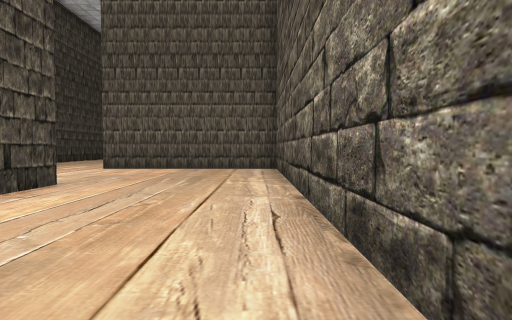
view 1 (above)

24 first-person views from a walk through a 3-D level made in the Unity game engine. The camera is 1.2 m above the floor, tilts 2° down and sees 75° across. The floor is counted in squares, 2 m on a side. Each view is taken from the middle of a square. On the plan, view 1 faces up. The plan holds only what a view shows up to about 10 squares ahead; the rest is blank. The place goes on beyond the plan. The player is left out. Door leaves are left out, so doorways stand open.

view 2
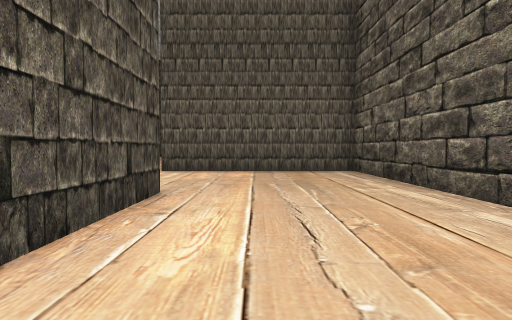

view 3
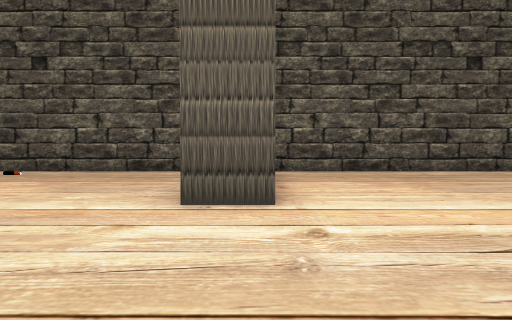

view 4
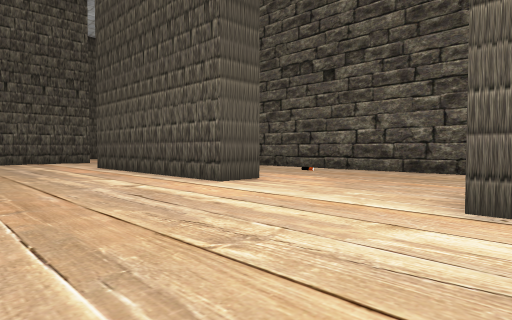

view 5
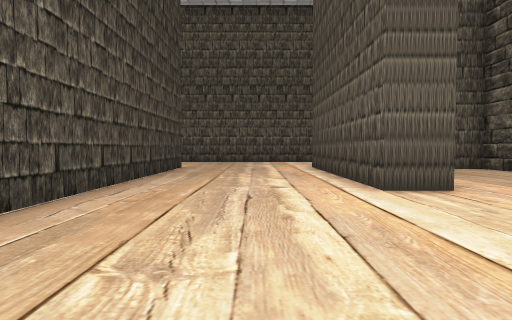

view 6
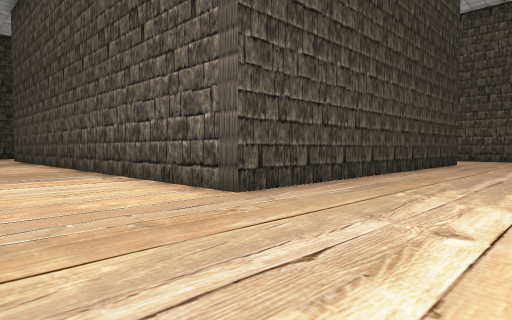

view 7
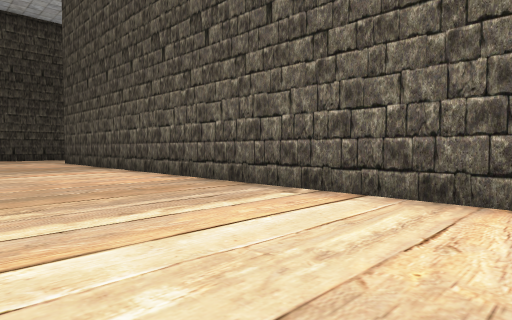

view 8
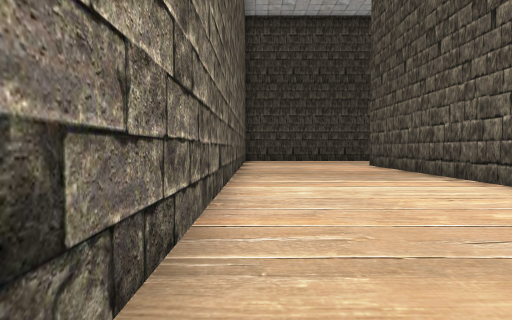

view 9
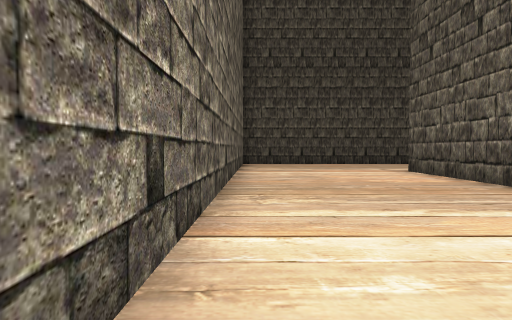

view 10
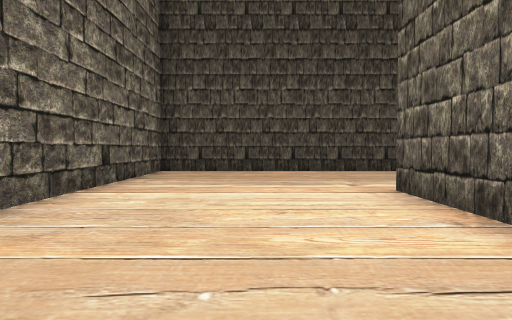

view 11
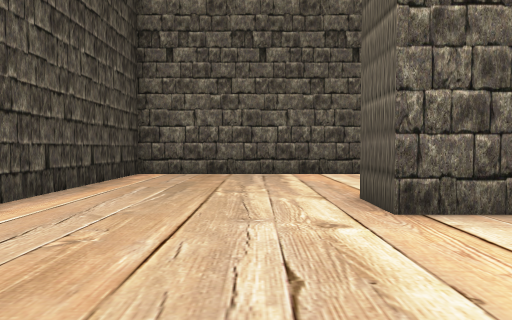

view 12
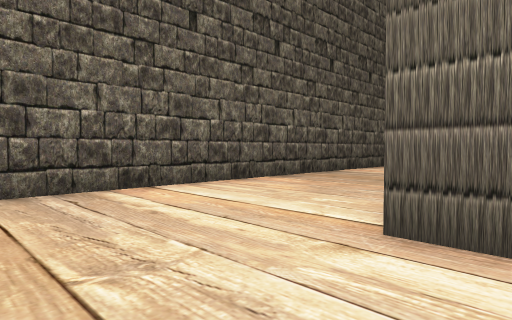

view 13
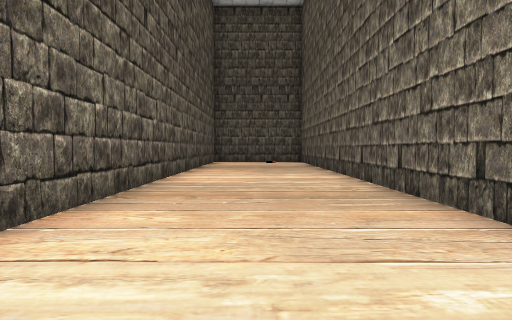

view 14
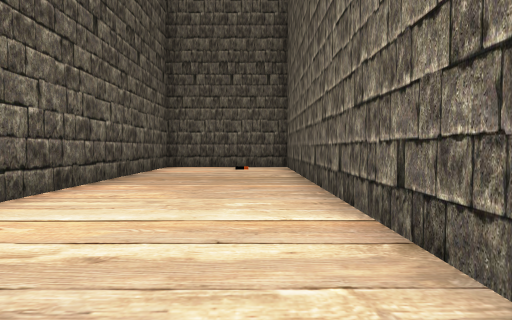

view 15
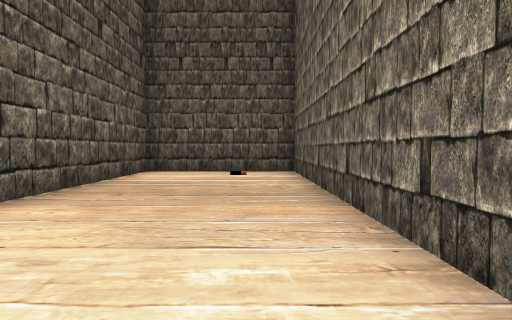

view 16
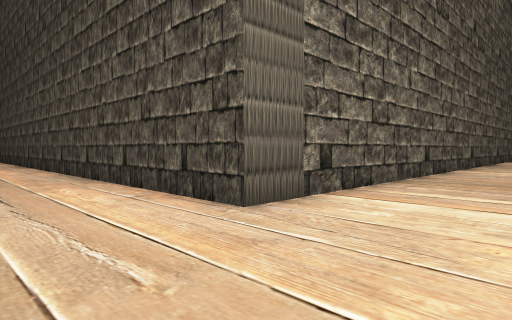

view 17
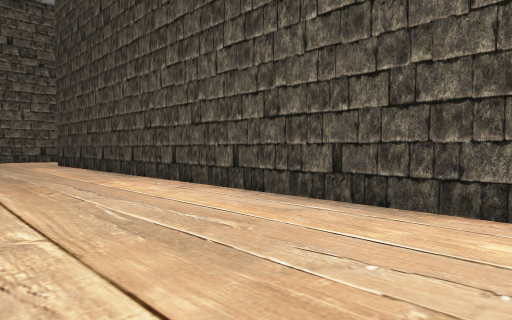

view 18
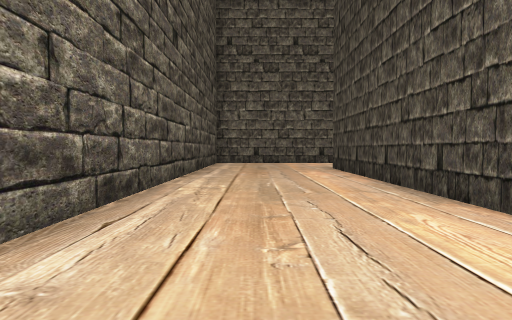

view 19
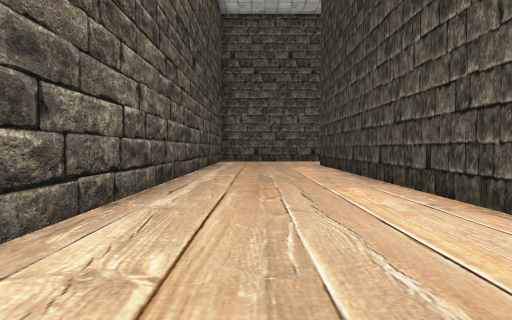

view 20
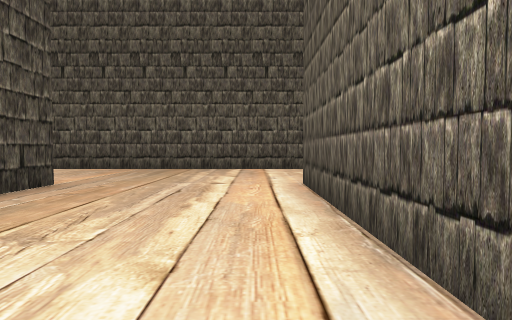

view 21
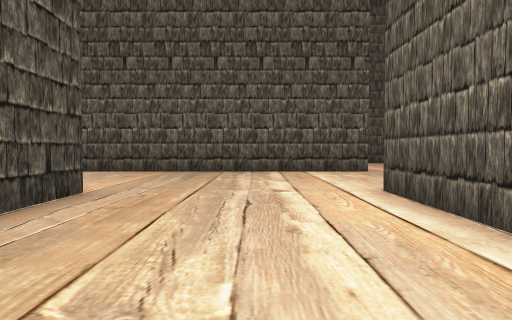

view 22
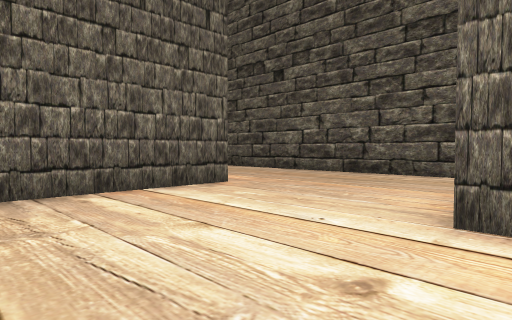

view 23
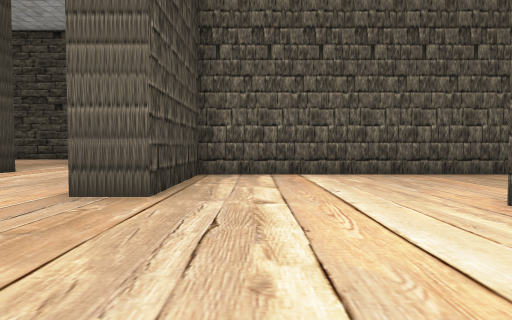

view 24
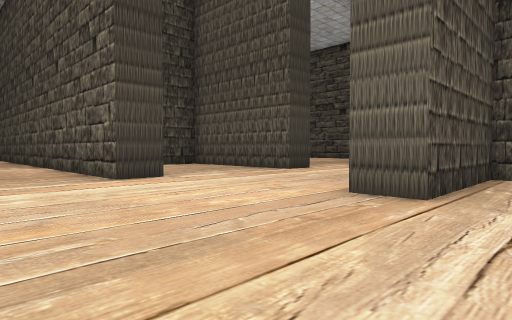

### Floor plan
Points are (right, up) in squares from view 1. A wall is a line through its corners. A room is listed if a view was taken in it or the views show most of it. See-through windows are left out.
Room 1 (views 1, 2, 3, 4, 5, 6, 7, 8, 9, 10, 11, 12, 13, 14, 15, 16, 17, 18, 19, 20, 21, 22, 23, 24)
walls: (-21.5, 11) (-9.3, 11) (-9.3, 14.8) (-27.8, 14.8) (-27.8, 5.5) (-3.3, 5.5) (-3.3, -10); (-18.4, 20.6) (-18.4, 19.6) (-23.5, 19.6); (-8.3, 20.6) (-8.3, 10) (-23.7, 10) (-23.7, 11); (-3.1, 14.8) (-4.2, 14.8) (-4.2, 20.8); (-18.2, 25.5) (-18.2, 24.6) (-18.6, 24.6); (0.6, 11.9) (0.6, 16.6); (0.6, 18.5) (0.6, 19.6) (-0.2, 19.6); (-3, 24.6) (-13.3, 24.6) (-13.3, 21.1) (-14.4, 21.1); (0.6, 21.9) (0.6, 25.5); (0.6, -10) (0.6, 9.8) (-4.5, 9.8) (-4.5, 10.9)
objects: other object (-10, 12); other object (-1, 15)

Positions as (right, up) in squares from view 1, and headings:
1: (0, 0), facing up
2: (-2, 1), facing up
3: (-8, 10), facing right
4: (-8, 10), facing up-right
5: (-6, 10), facing up
6: (-5, 7), facing up-left
7: (-9, 6), facing up-left
8: (-12, 6), facing left
9: (-15, 6), facing left
10: (-19, 8), facing left
11: (-25, 7), facing up
12: (-26, 10), facing up-right
13: (-24, 13), facing right
14: (-20, 12), facing right
15: (-18, 12), facing right
16: (-1, 8), facing down-left
17: (0, 3), facing down-left
18: (-1, 0), facing down
19: (-1, 2), facing down
20: (-5, 15), facing up
21: (-6, 16), facing up
22: (-7, 20), facing up-right
23: (-12, 17), facing up
24: (-12, 17), facing up-left
